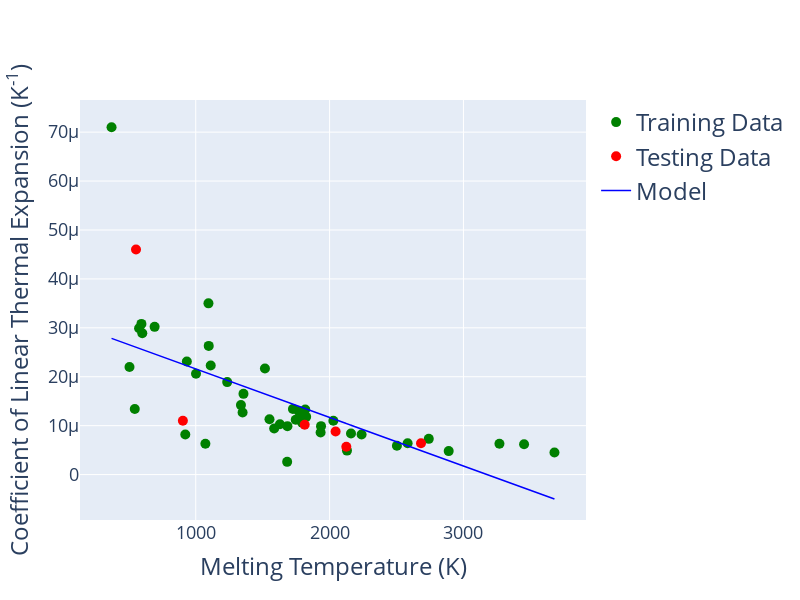

The cell this chart's notebook holds for it:
### Code cell
predictions = regression(melt_train, melt_test, coefTE_train, coefTE_test)

plot(melt_train, melt_test, coefTE_train, coefTE_test, "Melting Temperature (K)", "Coefficient of Linear Thermal Expansion (K<sup>-1</sup>)", predictions)

### Figure 1 — Plotly figure (JSON) as saved in the notebook; plotly's stock layout.template omitted (floating-point values rounded to 4 significant figures)
{"data": [{"marker": {"color": "green", "size": 10}, "mode": "markers", "name": "Training Data", "type": "scatter", "x": [2160, 933.5, 1350, 594.1, 2583, 1936, 1338.0, 1097, 576.6, 1235.0, 2028, 692.7, 1551, 3680, 1683, 1933, 922, 1072, 1002, 2130, 600.6, 1112, 2890, 1808, 1629, 371.0, 1726, 1586, 1768, 2741, 544.5, 3269, 1802, 2503, 3453, 505.1, 1795, 2239, 1818, 1685, 1095, 1517, 1747, 1357.0, 1825], "y": [8.4e-06, 2.31e-05, 1.27e-05, 3.08e-05, 6.4e-06, 9.9e-06, 1.42e-05, 2.63e-05, 2.99e-05, 1.89e-05, 1.1e-05, 3.02e-05, 1.13e-05, 4.5e-06, 2.6e-06, 8.6e-06, 8.2e-06, 6.3e-06, 2.06e-05, 4.9e-06, 2.89e-05, 2.23e-05, 4.8e-06, 1.18e-05, 1.03e-05, 7.1e-05, 1.34e-05, 9.4e-06, 1.3e-05, 7.3e-06, 1.34e-05, 6.3e-06, 1.22e-05, 5.9e-06, 6.2e-06, 2.2e-05, 1.06e-05, 8.2e-06, 1.33e-05, 9.9e-06, 3.5e-05, 2.17e-05, 1.12e-05, 1.65e-05, 1.18e-05]}, {"marker": {"color": "red", "size": 10}, "mode": "markers", "name": "Testing Data", "type": "scatter", "x": [553.7, 2045, 903.9, 2683, 1814, 2125], "y": [4.6e-05, 8.8e-06, 1.1e-05, 6.4e-06, 1.02e-05, 5.7e-06]}, {"line": {"color": "blue", "width": 1.5}, "mode": "lines", "name": "Model", "type": "scatter", "x": [2160, 933.5, 1350, 594.1, 2583, 1936, 1338.0, 1097, 576.6, 1235.0, 2028, 692.7, 1551, 3680, 1683, 1933, 922, 1072, 1002, 2130, 600.6, 1112, 2890, 1808, 1629, 371.0, 1726, 1586, 1768, 2741, 544.5, 3269, 1802, 2503, 3453, 505.1, 1795, 2239, 1818, 1685, 1095, 1517, 1747, 1357.0, 1825, 553.7, 2045, 903.9, 2683, 1814, 2125], "y": [1.009e-05, 2.225e-05, 1.812e-05, 2.562e-05, 5.889e-06, 1.231e-05, 1.825e-05, 2.063e-05, 2.58e-05, 1.926e-05, 1.14e-05, 2.464e-05, 1.613e-05, -4.995e-06, 1.482e-05, 1.234e-05, 2.237e-05, 2.088e-05, 2.157e-05, 1.038e-05, 2.556e-05, 2.048e-05, 2.843e-06, 1.358e-05, 1.535e-05, 2.784e-05, 1.439e-05, 1.578e-05, 1.397e-05, 4.322e-06, 2.611e-05, -9.169e-07, 1.364e-05, 6.683e-06, -2.742e-06, 2.65e-05, 1.371e-05, 9.302e-06, 1.348e-05, 1.48e-05, 2.065e-05, 1.647e-05, 1.418e-05, 1.806e-05, 1.341e-05, 2.602e-05, 1.123e-05, 2.255e-05, 4.897e-06, 1.352e-05, 1.043e-05]}], "layout": {"height": 600, "hovermode": "closest", "legend": {"font": {"size": 24}}, "showlegend": true, "width": 800, "xaxis": {"gridwidth": 1, "tickfont": {"size": 18}, "title": {"font": {"size": 24}, "text": "Melting Temperature (K)"}, "zeroline": false}, "yaxis": {"gridwidth": 1, "tickfont": {"size": 18}, "title": {"font": {"size": 24}, "text": "Coefficient of Linear Thermal Expansion (K<sup>-1</sup>)"}, "zeroline": false}}}
